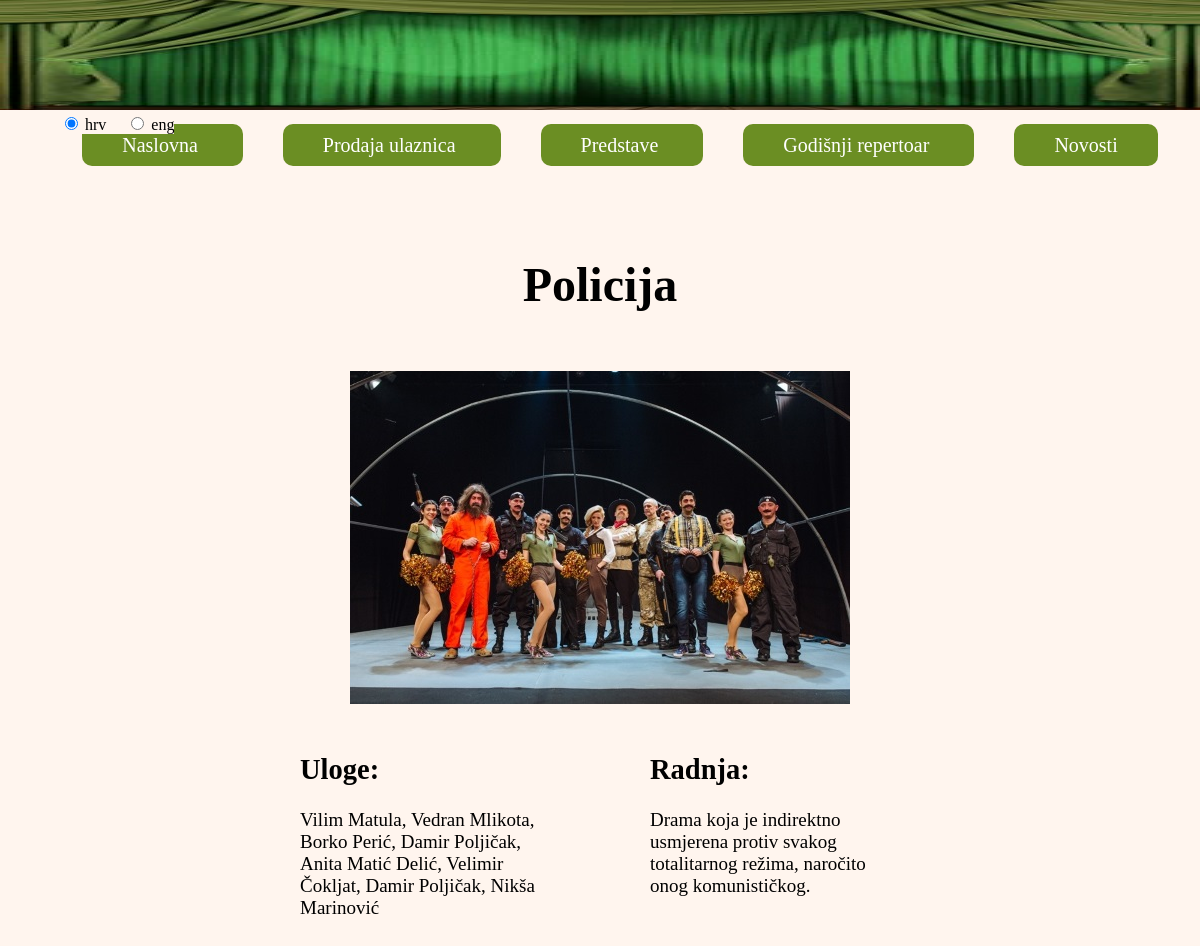
Page /policija.php on the committed database.
### tables this page shows
CREATE TABLE `jezik` (
  `naziv` varchar(30) DEFAULT NULL,
  `hrv` varchar(400) DEFAULT NULL,
  `eng` varchar(400) DEFAULT NULL
);

### policija.php (the view, shortened to what this page needs)
<!DOCTYPE html>
<html>
	<head>
		<?php
			$con = mysqli_connect("localhost", "root", "root", "kazaliste")
					or die("Neuspjesno spajanje na server");
			$con->set_charset('utf8');
		 ?>
		<link rel="stylesheet" type="text/css" href="mojstil.css">
		<header>
			<img src="zavjesa.jpg" alt="zavjesa" id="header">
			<form method="post" action="policija.php" class="izborJezika" name="izborJezika"
					onClick="document.forms.izborJezika.submit();">
				<?php
					if(empty($_POST) && !isset($_SESSION['language']))
						echo '<input type="radio" name="jezik" value="hrv" checked> hrv &nbsp;&nbsp;&nbsp;
								<input type="radio" name="jezik" value="eng"> eng';
				?>
			</form>
		</header>
	</head>
	<body>
		<ul>
			<a href="naslovna.php">
				<li>
					<?php
						$query = "SELECT * FROM jezik WHERE naziv='naslovna'";
						$result = mysqli_query($con, $query);
						$row = mysqli_fetch_array($result);
						if(!empty($_POST))
							echo $row[$_POST['jezik']];
						else if(empty($_POST) && !isset($_SESSION['language']))
							echo $row['hrv'];
						else if(empty($_POST) && isset($_SESSION['language']))
							echo $row[$_SESSION['language']];
				 	?>
				</li>
			</a>
			<a href="prodaja_ulaznica.php">
				<li>
					<?php
						$query = "SELECT * FROM jezik WHERE naziv='prodajaUlaznica'";
						$result = mysqli_query($con, $query);
						$row = mysqli_fetch_array($result);
						if(!empty($_POST))
							echo $row[$_POST['jezik']];
						else if(empty($_POST) && !isset($_SESSION['language']))
							echo $row['hrv'];
						else if(empty($_POST) && isset($_SESSION['language']))
							echo $row[$_SESSION['language']];
				 	?>
				</li>
			</a>
			<a href="predstave.php">
				<li>
					<?php
						$query = "SELECT * FROM jezik WHERE naziv='predstave'";
						$result = mysqli_query($con, $query);
						$row = mysqli_fetch_array($result);
						if(!empty($_POST))
							echo $row[$_POST['jezik']];
						else if(empty($_POST) && !isset($_SESSION['language']))
							echo $row['hrv'];
						else if(empty($_POST) && isset($_SESSION['language']))
							echo $row[$_SESSION['language']];
				 	?>
				</li>
			</a>
			<a href="godisnji_repertoar.php">
				<li>
					<?php
						$query = "SELECT * FROM jezik WHERE naziv='godišnjiRepertoar'";
						$result = mysqli_query($con, $query);
						$row = mysqli_fetch_array($result);
						if(!empty($_POST))
							echo $row[$_POST['jezik']];
						else if(empty($_POST) && !isset($_SESSION['language']))
							echo $row['hrv'];
						else if(empty($_POST) && isset($_SESSION['language']))
							echo $row[$_SESSION['language']];
				 	?>
				</li>
			</a>
			<a href="novosti.php">
				<li>
					<?php
						$query = "SELECT * FROM jezik WHERE naziv='novosti'";
						$result = mysqli_query($con, $query);
						$row = mysqli_fetch_array($result);
						if(!empty($_POST))
							echo $row[$_POST['jezik']];
						else if(empty($_POST) && !isset($_SESSION['language']))
							echo $row['hrv'];
						else if(empty($_POST) && isset($_SESSION['language']))
							echo $row[$_SESSION['language']];
				 	?>
				</li>
			</a>
		</ul>
		<div class="glavni">
			<h1>
				<?php
					$query = "SELECT * FROM jezik WHERE naziv='predstava3'";
					$result = mysqli_query($con, $query);
					$row = mysqli_fetch_array($result);
					if(!empty($_POST))
						echo $row[$_POST['jezik']];
					else if(empty($_POST) && !isset($_SESSION['language']))
						echo $row['hrv'];
					else if(empty($_POST) && isset($_SESSION['language']))
						echo $row[$_SESSION['language']];
				?>
			</h1>
			<br>
			<img src="policijaSlika.jpg" alt="Policija slika">
		</div>
		<div class="pomocni">
			<div class="donjiLijevi">
				<h2>
					<?php
						$query = "SELECT * FROM jezik WHERE naziv='uloge'";
						$result = mysqli_query($con, $query);
						$row = mysqli_fetch_array($result);
						if(!empty($_POST))
							echo $row[$_POST['jezik']];
						else if(empty($_POST) && !isset($_SESSION['language']))
							echo $row['hrv'];
						else if(empty($_POST) && isset($_SESSION['language']))
							echo $row[$_SESSION['language']];
					?>
				</h2>
				<?php
					$query = "SELECT * FROM jezik WHERE naziv='uloge3'";
					$result = mysqli_query($con, $query);
					$row = mysqli_fetch_array($result);
					if(!empty($_POST))
						echo $row[$_POST['jezik']];
					else if(empty($_POST) && !isset($_SESSION['language']))
						echo $row['hrv'];
					else if(empty($_POST) && isset($_SESSION['language']))
						echo $row[$_SESSION['language']];
				?>
			</div>
			<div class="donjiDesni">
				<h2>
					<?php
						$query = "SELECT * FROM jezik WHERE naziv='radnja'";
						$result = mysqli_query($con, $query);
						$row = mysqli_fetch_array($result);
						if(!empty($_POST))
							echo $row[$_POST['jezik']];
						else if(empty($_POST) && !isset($_SESSION['language']))
							echo $row['hrv'];
						else if(empty($_POST) && isset($_SESSION['language']))
							echo $row[$_SESSION['language']];
					?>
				</h2>
				<?php
					$query = "SELECT * FROM jezik WHERE naziv='radnja3'";
					$result = mysqli_query($con, $query);
					$row = mysqli_fetch_array($result);
					if(!empty($_POST))
						echo $row[$_POST['jezik']];
					else if(empty($_POST) && !isset($_SESSION['language']))
						echo $row['hrv'];
					else if(empty($_POST) && isset($_SESSION['language']))
						echo $row[$_SESSION['language']];
				?>
			</div>
		</div>
	</body>
</html>

### mojstil.css (style rules this page uses)
#header { min-width: 100%; height: 110px; }
body { background-color: SeaShell; width: 100%; margin-top: 0px; margin-left: 0px; }
li { display: inline; background-color: OliveDrab; padding: 10px 40px 10px; border-radius: 10px; font-size: 20px; }
ul { margin: 20px auto; text-align: center; }
ul a:link { text-decoration: none; color: white; margin: 20px; }
.izborJezika { background-color: SeaShell; position :absolute; margin-bottom: 0px; margin-left: 5%; }
.glavni { margin: 100px auto 20px; width: 600px; text-align: center; font-size: 24px; }
.pomocni { width: 600px; margin: 0 auto; }
.donjiLijevi { float: left; width: 250px; font-size: 19px; margin-bottom: 30px; }
.donjiDesni { float:right; width: 250px; font-size: 19px; margin-bottom: 30px; }

### rows in the picture
jezik: hrv "Naslovna"
jezik: hrv "Prodaja ulaznica"
jezik: hrv "Predstave"
jezik: hrv "Godišnji repertoar"
jezik: hrv "Novosti"
jezik: hrv "Policija"
jezik: hrv "Uloge:"
jezik: hrv "Vilim Matula, Vedran Mlikota, Borko Perić, Damir Poljičak, Anita Matić Delić, Velimir Čokljat, Damir Poljičak, Nikša Marinović"
jezik: hrv "Radnja:"
jezik: hrv "Drama koja je indirektno usmjerena protiv svakog totalitarnog režima, naročito onog komunističkog."
